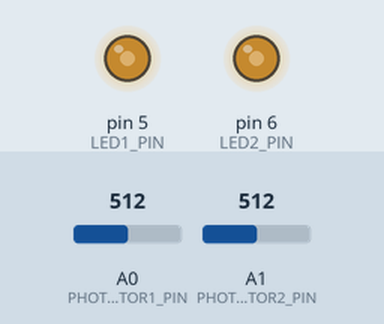
The sketch below on a simulated Arduino Uno, built with avr-gcc and run on an emulated ATmega328P. Shown: output pins drawn as LEDs (lit = HIGH). The test bench sets the inputs (shaded band); at power-on: A0 (PHOTORESISTOR1_PIN) = 512, A1 (PHOTORESISTOR2_PIN) = 512. What the sketch prints to the serial monitor is not drawn.

Above: at 1.2 s.
1.3 s: A0 (PHOTORESISTOR1_PIN) set to 716
At 2.2 s:
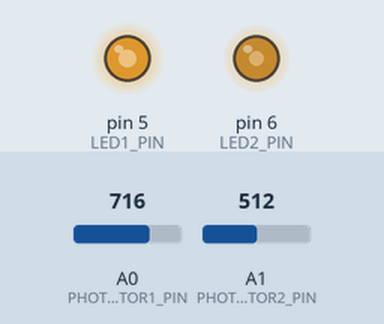
2.8 s: A1 (PHOTORESISTOR2_PIN) set to 716
At 3.7 s:
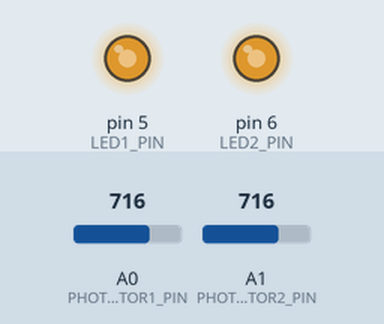
4.3 s: A0 (PHOTORESISTOR1_PIN) set to 900
At 5.2 s:
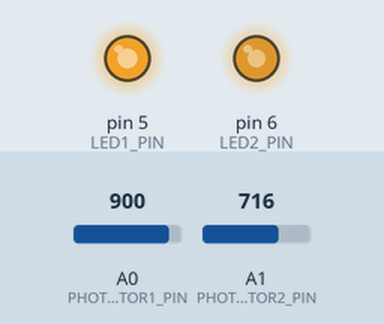
5.8 s: A1 (PHOTORESISTOR2_PIN) set to 900
At 6.6 s:
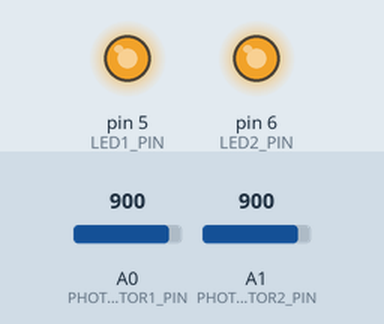
7.3 s: A0 (PHOTORESISTOR1_PIN) set to 881
At 8.0 s:
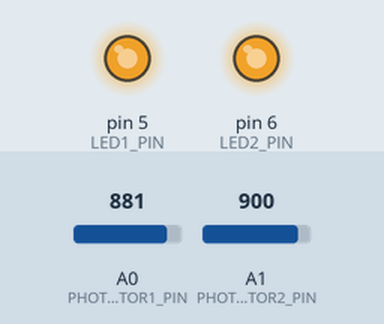
8.8 s: A1 (PHOTORESISTOR2_PIN) set to 511
At 9.4 s:
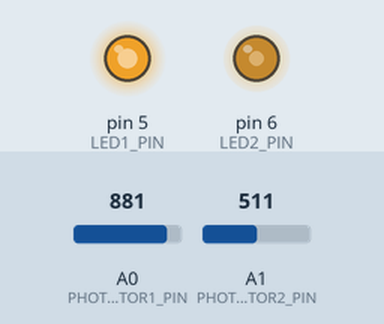
Timing chart, 0 to 11.3 s (numbered marks = the images above; inputs shaded):
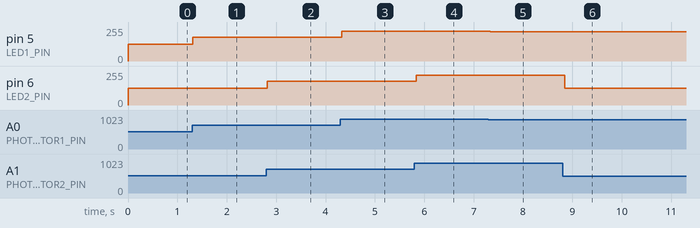

The sketch:

left.ino
```cpp
#define LED1_PIN 5
#define LED2_PIN 6
#define PHOTORESISTOR1_PIN A0
#define PHOTORESISTOR2_PIN A1

int sensorValue1 = 0;
int sensorValue2 = 0;

void setup() {
  pinMode(LED1_PIN, OUTPUT);
  pinMode(LED2_PIN, OUTPUT);
  Serial.begin(9600);
}

void loop() {
  sensorValue1 = analogRead(PHOTORESISTOR1_PIN);
  sensorValue2 = analogRead(PHOTORESISTOR2_PIN);

  analogWrite(LED1_PIN, map(sensorValue1, 0, 1023, 0, 255));
  analogWrite(LED2_PIN, map(sensorValue2, 0, 1023, 0, 255));

  if (sensorValue1 < 900 || sensorValue2 < 900) {
    Serial.print("launchAnimation;separately;5000#");
  } else if (sensorValue1 > 900 && sensorValue2 > 900) {
    Serial.print("launchAnimation;together;3000#");
  }

  delay(100); // 10 Hz
}
```

Measured:
- after the input at 1.3 s, pin 5 (LED1_PIN): 127/255 → 178/255 at once
- after the input at 2.8 s, pin 6 (LED2_PIN): 127/255 → 178/255 at once
- after the input at 4.3 s, pin 5 (LED1_PIN): 178/255 → 224/255 at once
- after the input at 5.8 s, pin 6 (LED2_PIN): 178/255 → 224/255 at once
- after the input at 7.3 s, pin 5 (LED1_PIN): 224/255 → 219/255 at once
- after the input at 8.8 s, pin 6 (LED2_PIN): 224/255 → 127/255 after 0.05 s
